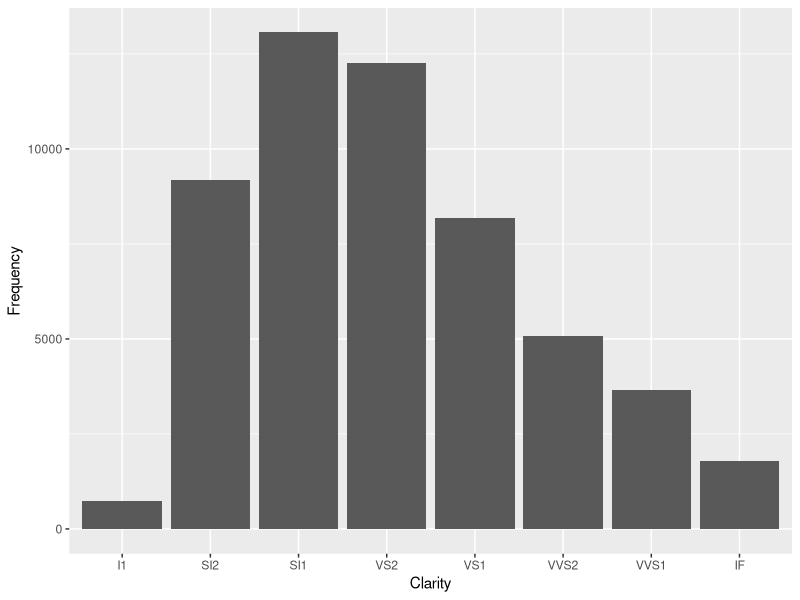
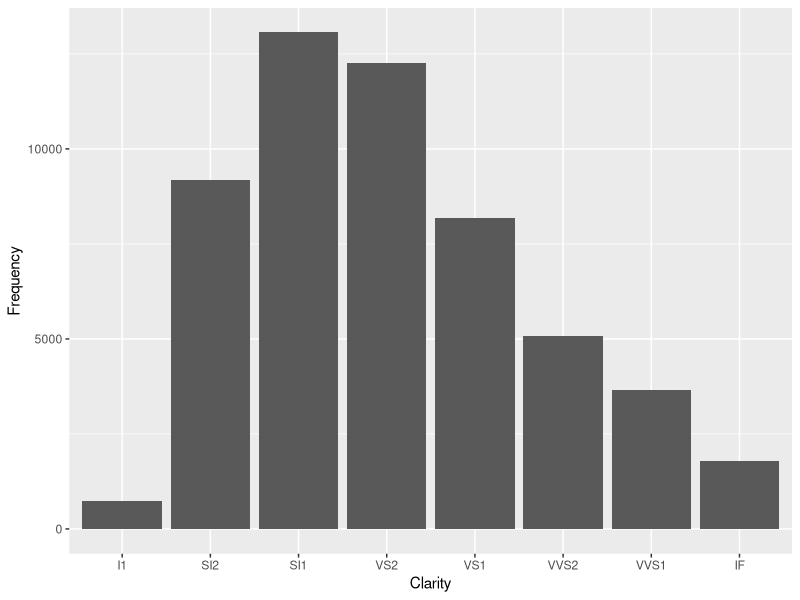
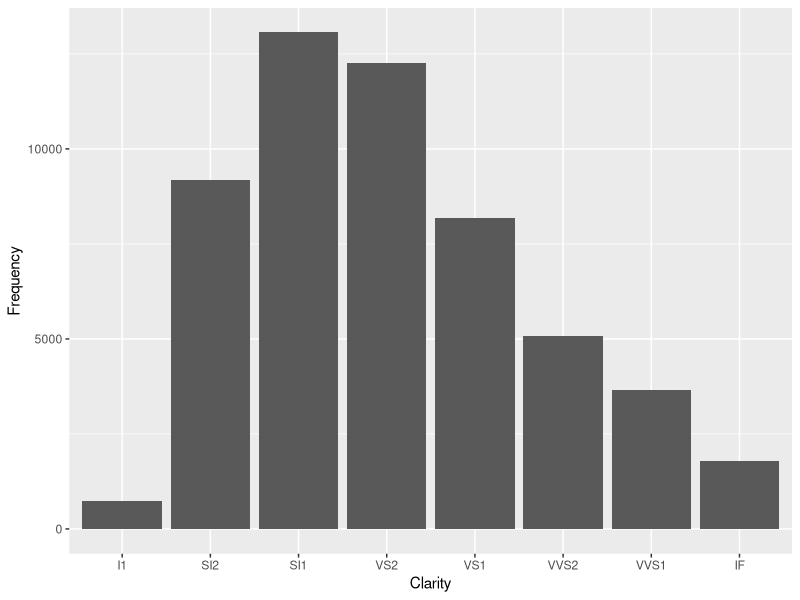
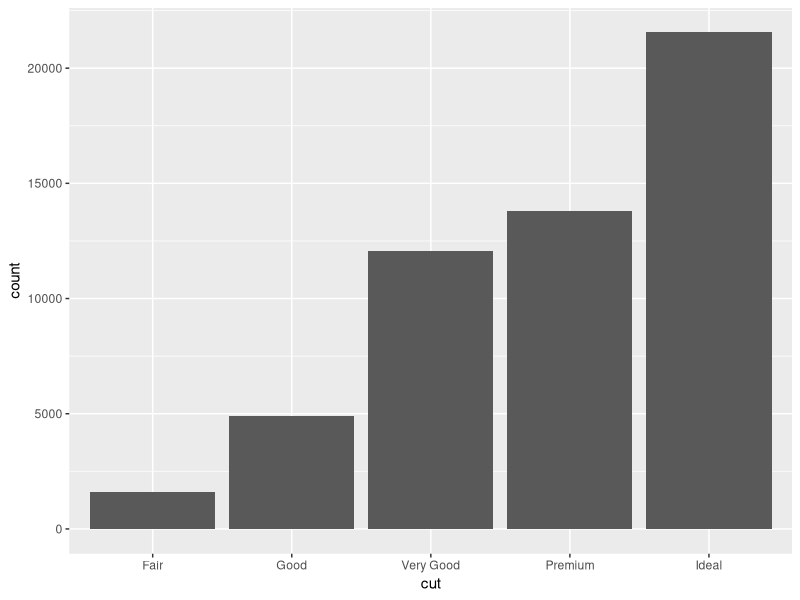
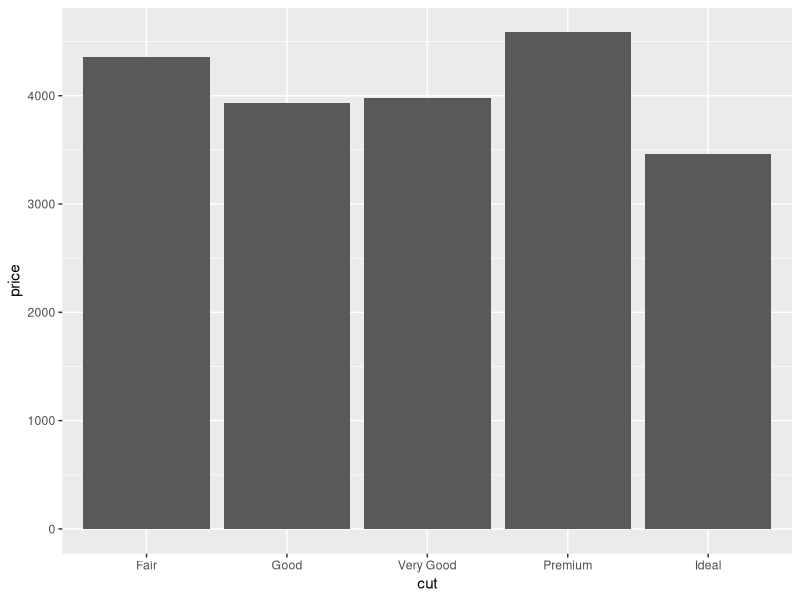
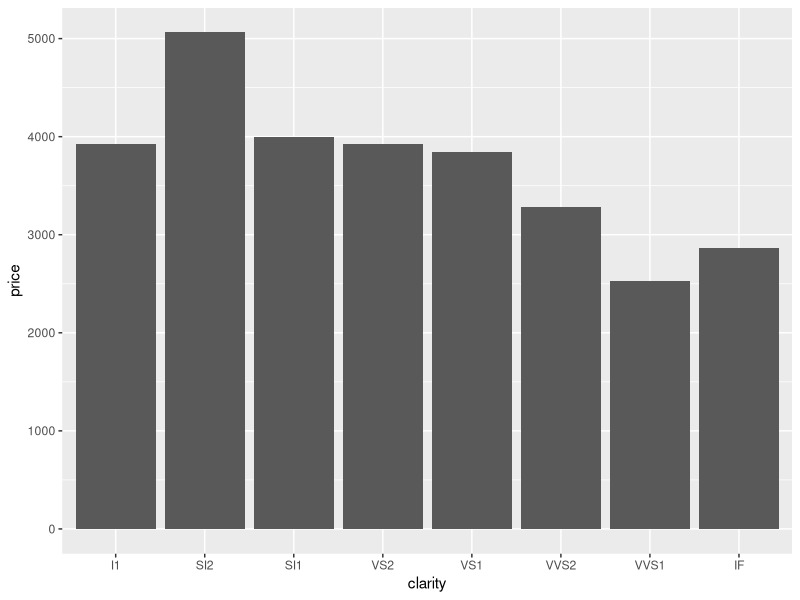
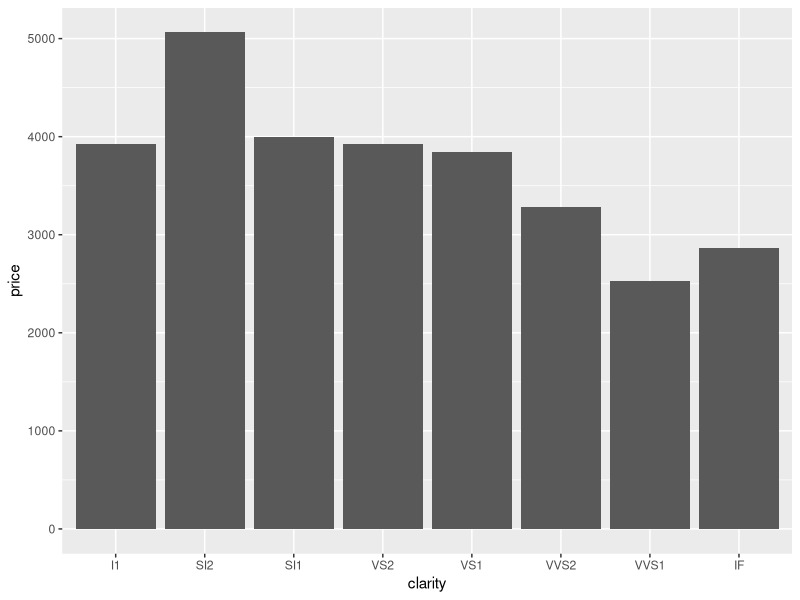
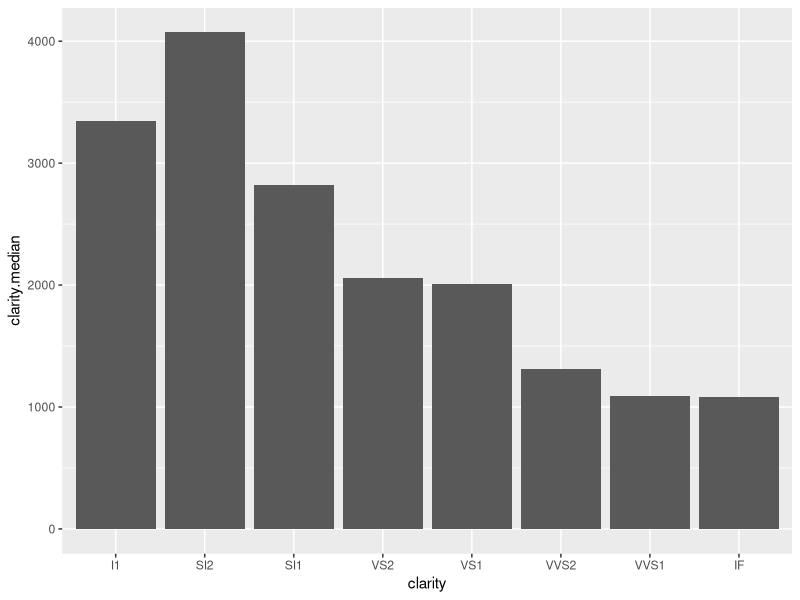

These figures' R source, in order: (Note: this script raises an error after producing the figures.)
#Day05#
######################################
#1.Visualizing frequency/amount--Bar graph
##(Fundamentals of datavis: Chapter 6)
##########################################

###1.1 Visualizing frequency
######################################
##(1) work with summarized data
#summarized data-geom_col
library(tidyverse)
table(diamonds$clarity)
clarity_df <- data.frame(table(diamonds$clarity))
str(clarity_df)
clarity_df#it's the data already counted for us. 

ggplot() + 
  geom_col(aes(x=Var1,y=Freq), data=clarity_df)+
  labs(x="Clarity",y="Frequency")

#summarized data-geom_bar
#Or, you can specify the "identity" option in geom_bar.
#Since here, you're telling R which is the variable you're interested with, which
#is the value you want to display.
ggplot() + 
  geom_bar(aes(x=Var1, y=Freq),
           data=clarity_df,
           stat="identity") +
  labs(x="Clarity",y="Frequency")

##(2) Want to display the bars horizontally?
ggplot() + 
  geom_bar(aes(x=Var1, y=Freq),
           data=clarity_df,
           stat="identity") +
  labs(x="Clarity",y="Frequency") 
  coord_flip()
###1.2 Visualizing amount
##########################
##(1) Directly through geom_bar
#Visualize the mean price for each type of cut?
ggplot() +
  geom_bar(aes(x=cut),data=diamonds)#just frequency
ggplot() +
    geom_bar(aes(x=cut,y=price), stat="summary",fun.y=mean,data=diamonds)
  
#median price per clarity type?
ggplot() +
  geom_bar(aes(x=clarity,y=price),stat="summary",fun.y=median,data=diamonds)

##(2) Create the summary data first, then plot
#The pipe, %>%, comes from the magrittr package, pronounce it as "then"
#Behind the scenes, x %>% f(y) turns into f(x, y), 
#and x %>% f(y) %>% g(z) turns into g(f(x, y), z) and so on. 

#group_by: group the data according to one/more variables 
#grouping doesn't change how the data looks (apart from listing how it's grouped):
diamonds2 <- diamonds %>% group_by(clarity)
head(diamonds)
head(diamonds2)
# Groups: clarity [5] means how many groups the displayed data has covered. 
#5 groups are displayed in the head.
clarity_summary <- 
  diamonds2 %>%
  summarise(clarity.median=median(price),
            clarity.mean=mean(price),
            n=n())
  
  
#compare the data
clarity_df
clarity_summary

#compare the graphs
#graph previously generated
ggplot() +
  geom_bar(aes(x=clarity,y=price),data=diamonds,
           stat="summary",fun.y=median)
#graph with the new data
ggplot() +
  geom_bar(aes(x=clarity,y=clarity.median),
           data=clarity_summary,stat="identity")




##########################################
#2.Visualizing distribution
##(Fundamentals of datavis: Chapter 7)
##########################################

##2.1 Histograms
##########################
?geom_histogram
ggplot() +
  geom_histogram(aes(x=price), data=diamonds)

## Note the warning 'bins=30' is the default. 
#We can improve (the appearance) of
## histograms by changing the binwidth parameter

#change color/binwidth:
ggplot() +
  geom_histogram(aes(x=price),
                 fill="purple", 
                 binwidth=100, 
                 data=diamonds)
#Follow similar rule before specify aesthestic options inside and outside aes()

#&#&#&#&#&#&#&#&#&#&#&#&#&#&#&#&#&#&#&#&#&#&#&#&#&#&#&#&#&#&#&#&#&
#!# Your Turn - iris data 
?iris
head(iris)
# 1) histograms for petal length Faceted by species
ggplot() + geom_histogram(aes(x=Petal.Length),bins=50,data=iris)+
  facet_grid(Species~.) #(.~Species) 

# 2) histograms for petal length filled by species
ggplot() +
  geom_histogram(aes(x=Petal.Length,fill=Species),bins=50,data=iris)
#&#&#&#&#&#&#&#&#&#&#&#&#&#&#&#&#&#&#&#&#&#&#&#&#&#&#&#&#&#&#&#&#&

# An alternative to the histogram is a density plot

##2.2 Density plots
##########################
#kernel density estimates
?geom_density
#Please refer to the following for definition
#https://en.wikipedia.org/wiki/Kernel_density_estimation
ggplot()+
  geom_density(aes(x=carat),data=diamonds)

#Default bandwidth is the standard deviation of the smoothing kernel
#change bandwidth/size of the line (try adjust=0.2,1,3,6)
ggplot()+
  geom_density(aes(x=carat),size=1.5,adjust=2,data=diamonds)
# How does this work?

# Using line instead of bars like histogram has advantage of stackability
ggplot()+
  geom_density(aes(x=carat, color=cut),
               size=1.5, adjust=1,
               data=diamonds)

#&#&#&#&#&#&#&#&#&#&#&#&#&#&#&#&#&#&#&#&#&#&#&#&#&#&#&#&#&#&#&#&#&#&#&#&#&#&#&#&#&#&#&#&#&#&#&#&#&
#Your Turn - iris data again
# 3) Density plots for petal length filled by species with alpha scaling of 0.5



## You should see a clear overlap in petal lenghts between the versicolor and 
## virginica Iris plants
#&#&#&#&#&#&#&#&#&#&#&#&#&#&#&#&#&#&#&#&#&#&#&#&#&#&#&#&#&#&#&#&#&#&#&#&#&#&#&#&#&#&#&#&#&#&#&#&#&

##2.3 Boxplot
##########################
#Median, hinge: (Q1, Q3), whiskers: (Q1-1.5*IQR, Q3+1.5*IQR) 
# Simple boxplot for price
ggplot()+
  geom_boxplot(aes(y=price), data=diamonds)

# side-by-side for each clarity category
ggplot()+
  geom_boxplot(aes(x=clarity, y=price), data=diamonds) 
#Any problems with the data?

# Options: scale, color, fill, orientation
ggplot()+
  geom_boxplot(aes(x=clarity, y=log10(price)), data=diamonds) +
  coord_flip() +
  labs(x="Cut Quality", 
       y="Price (log10USD)",
       title="Boxplot of prices by clarity")

#&#&#&#&#&#&#&#&#&#&#&#&#&#&#&#&#&#&#&#&#&#&#&#&#&#&#&#&#&#&#&#&#&#&#&#&#&#&#&#&#&#&#&#&#&#&#&#&#&
#Your Turn - iris data 
# 4) Make a boxplot for petal length by species


#&#&#&#&#&#&#&#&#&#&#&#&#&#&#&#&#&#&#&#&#&#&#&#&#&#&#&#&#&#&#&#&#&#&#&#&#&#&#&#&#&#&#&#&#&#&#&#&#&


##2.4 Violin plots
####################################################
#(like side-by-side boxplot with reflected density plots)
#Violin plots are similar to box plots, except that they also 
#show the probability density of the data at different values, 
#usually smoothed by a kernel density estimator.
ggplot()+
  geom_violin(aes(x=cut, y=carat),
              color=, fill=,
              data=diamonds) +
  labs(y="Carat Weight", x="Cut Quality",
       title="Violin Plots of Diamond Weights by Cut Quality")+
  coord_flip()+
  theme_bw()
#color: controls the color of the border, fill controls what 
#fill: controls what color fills the violine
#theme_bw(): change the theme of the background

# Combine violins with boxplots
ggplot()+
  geom_boxplot(aes(x=cut, y=carat), width=.1,
               color="black", fill="white",
               data=diamonds)+
  geom_violin(aes(x=cut, y=carat),
              color="black", fill="lightblue",
              data=diamonds) +
  
  theme_bw() +
  labs(y="Carat Weight", x="Cut Quality")+
  coord_flip()

#Anything wrong? How to fix it?


#You can also customize the graph by chaning color, scale, fill, etc
#scale_fill_manual() for box plot, bar plot, violin plot, dot plot, etc